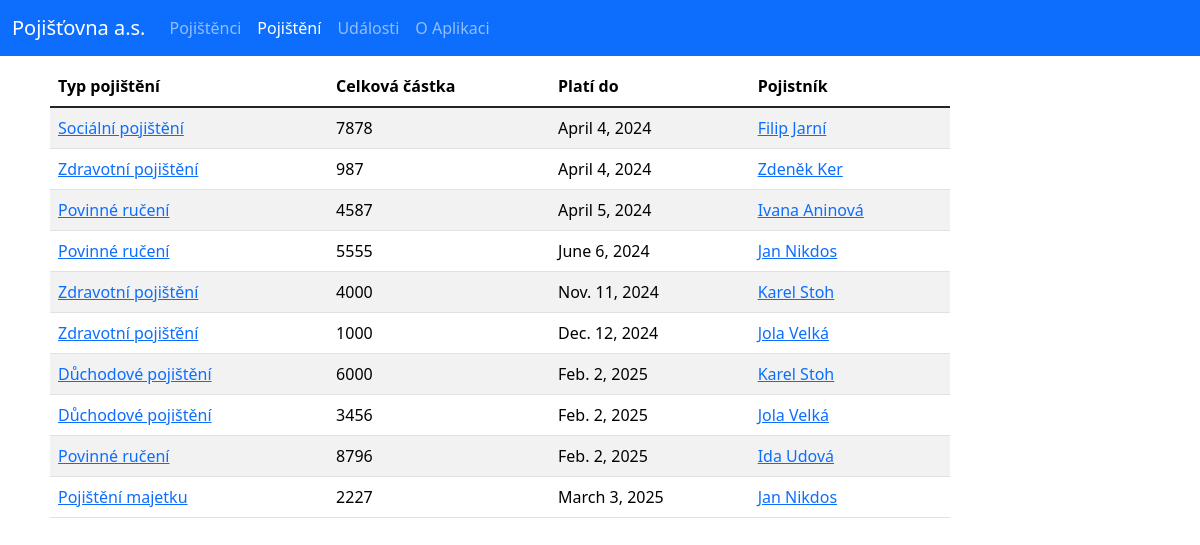
Screenshot of /insurance-policy/ with the database file from the repository.
### base/models.py (models this page shows, shortened)
class InsurancePolicy(models.Model):
    holder = models.ForeignKey(Policyholder, on_delete=models.CASCADE)
    effective_date = models.DateField("Začátek platnosti")
    expire_date = models.DateField("Konec platnosti")
    total_amount = models.IntegerField("Celková částka")
    policy_type = models.CharField("Druh pojištění", max_length=50)
    class Meta:
        ordering = ['expire_date']

class Policyholder(models.Model):
    first_name = models.CharField("Jméno", max_length=50)
    last_name = models.CharField("Příjmení", max_length=50)
    email = models.EmailField()
    phone = models.CharField("Telefon", max_length=20)
    address = models.CharField("Adresa", max_length=100)
    city = models.CharField("Město", max_length=100)
    zip_code = models.CharField("PSČ", max_length=20)
    class Meta:
        ordering = ['last_name', 'first_name']
    def __str__(self):
        return f"{self.first_name} {self.last_name}"

### base/views.py (the view)
# urls.py: path('insurance-policy/', views.insurance_policy_page, name="insurance-policy"),
def insurance_policy_page(request):
    insurance_policies = InsurancePolicy.objects.all()
    context = {'insurance_policies': insurance_policies}
    return render(request, 'base/insurance_policy.html', context)

### base/templates/base/insurance_policy.html
{% extends 'main.html' %}
{% block content %}
<main class="content">
    <div class="table-responsive">
        <table class="table table-striped table-hover">
            <thead>
                <tr>
                    <th scope="col">Typ pojištění</th>
                    <th scope="col">Celková částka</th>
                    <th scope="col">Platí do</th>
                    <th scope="col">Pojistník</th>
                </tr>
            </thead>
            <tbody class="table-group-divider">
                {% for policy in insurance_policies %}
                <tr>
                    <td><a href="{% url 'insurance-policy-detail' policy.id %}">{{policy.policy_type}}</a></td>
                    <td>{{policy.total_amount}}</td>
                    <td>{{policy.expire_date}}</td>
                    <td><a href="{% url 'policyholder-detail'  policy.holder.id%}">{{policy.holder}}</a></td>
                </tr>
                {% endfor %}
            </tbody>
        </table>
    </div>
</main>
{% endblock %}

### base/static/base/css/style.css (style rules this page uses)
.content { margin: 10px 50px; }
table { max-width: 900px; }

### rows the page displays
InsurancePolicy: policy_type "Sociální pojištění", total_amount "7878", expire_date "April 4, 2024", holder "Filip Jarní"
InsurancePolicy: policy_type "Zdravotní pojištění", total_amount "987", expire_date "April 4, 2024", holder "Zdeněk Ker"
InsurancePolicy: policy_type "Povinné ručení", total_amount "4587", expire_date "April 5, 2024", holder "Ivana Aninová"
InsurancePolicy: policy_type "Povinné ručení", total_amount "5555", expire_date "June 6, 2024", holder "Jan Nikdos"
InsurancePolicy: policy_type "Zdravotní pojištění", total_amount "4000", expire_date "Nov. 11, 2024", holder "Karel Stoh"
InsurancePolicy: policy_type "Zdravotní pojišťění", total_amount "1000", expire_date "Dec. 12, 2024", holder "Jola Velká"
InsurancePolicy: policy_type "Důchodové pojištění", total_amount "6000", expire_date "Feb. 2, 2025", holder "Karel Stoh"
InsurancePolicy: policy_type "Důchodové pojištění", total_amount "3456", expire_date "Feb. 2, 2025", holder "Jola Velká"
InsurancePolicy: policy_type "Povinné ručení", total_amount "8796", expire_date "Feb. 2, 2025", holder "Ida Udová"
InsurancePolicy: policy_type "Pojištění majetku", total_amount "2227", expire_date "March 3, 2025", holder "Jan Nikdos"
